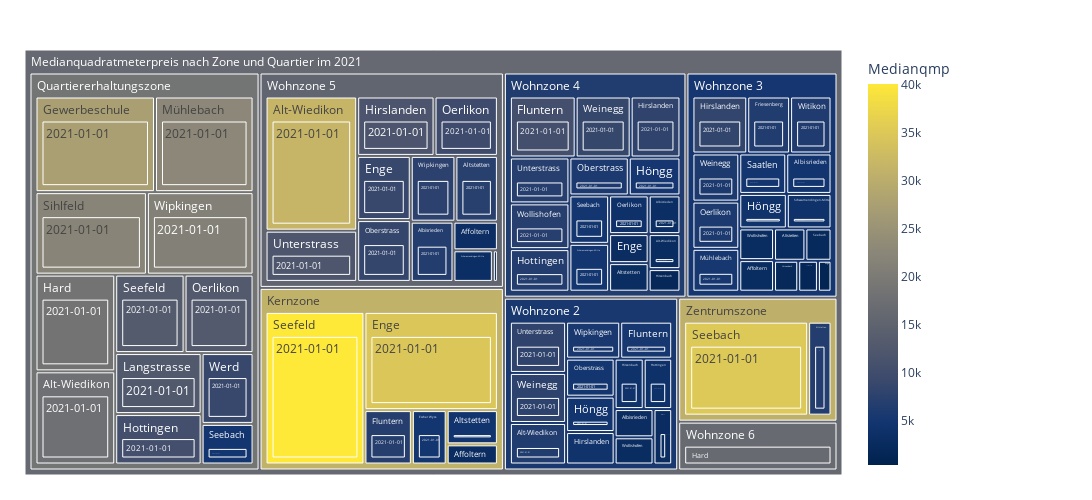

The cell this chart's notebook holds for it:
### Code cell
fig = px.treemap(data2betested.loc["2021"].query('Quartier_Nummer > 20').reset_index()
                 , path=[px.Constant("Medianquadratmeterpreis nach Zone und Quartier im 2021")
                         ,'Zonenart','Quartier_Name','Jahr']
                 , values='Medianqmp'
                 , color='Medianqmp'               
                 #, color_discrete_map={'(?)':'lightgrey','EVP':'gold', 'SP':'#FF3030', 'PdA':'#EE3B3B', 'Grüne':'#A2CD5A','GLP':'#CAFF70','Die Mitte':'orange','FDP':'#104E8B','AL':'deeppink','SVP':'forestgreen', 'FL ZÜRI':'#8B864E','Volt':'#lightblue' }                
                 ## bei continuous scales (bei Zahlenwerten):
                 ,color_continuous_scale='cividis'
                 ,height=500 , width=1100                 
                )
fig.update_traces(root_color="grey")
fig.update_layout(margin = dict(t=50, l=25, r=250, b=25))
fig.show()

### Figure 1 — Plotly figure (JSON) as saved in the notebook; plotly's stock layout.template omitted (floating-point values rounded to 4 significant figures; data arrays with more than 128 entries replaced by an {"elided": "..."} marker saying what was removed)
{"data": [{"branchvalues": "total", "customdata": {"elided": "167x1 float values"}, "domain": {"x": [0, 1], "y": [0, 1]}, "hovertemplate": "labels=%{label}<br>Medianqmp_sum=%{value}<br>parent=%{parent}<br>id=%{id}<br>Medianqmp=%{color}<extra></extra>", "ids": {"elided": "167 str values"}, "labels": {"elided": "167 str values"}, "marker": {"coloraxis": "coloraxis", "colors": {"elided": "167 float values"}}, "name": "", "parents": {"elided": "167 str values"}, "root": {"color": "grey"}, "type": "treemap", "values": {"elided": "167 int values"}}], "layout": {"coloraxis": {"colorbar": {"title": {"text": "Medianqmp"}}, "colorscale": [[0, "#00224e"], [0.1111, "#123570"], [0.2222, "#3b496c"], [0.3333, "#575d6d"], [0.4444, "#707173"], [0.5556, "#8a8678"], [0.6667, "#a59c74"], [0.7778, "#c3b369"], [0.8889, "#e1cc55"], [1, "#fee838"]]}, "height": 500, "legend": {"tracegroupgap": 0}, "margin": {"b": 25, "l": 25, "r": 250, "t": 50}, "width": 1100}}
